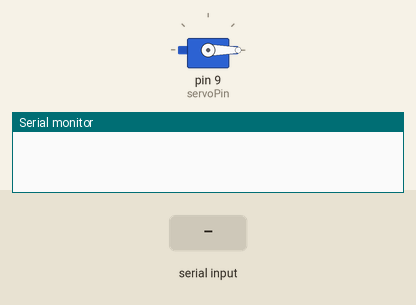
Recording of a sketch running on a simulated Arduino Uno, built with avr-gcc and run on an emulated ATmega328P. Parts: servo, the last lines printed to the serial monitor. The inputs (shaded band) are chosen by the test bench.

Above: at 1.2 s.
1.3 s: "1\n" received over Serial
At 2.5 s:
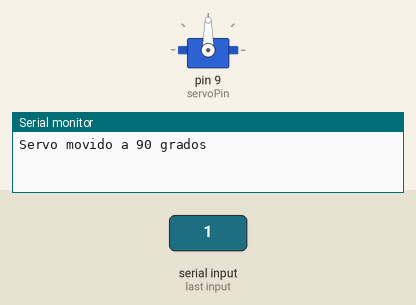
2.8 s: "90,45\n" received over Serial
Timing chart, 0 to 5.8 s (numbered marks = the images above; inputs shaded):
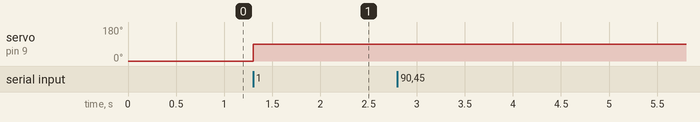

Measured:
- after the input at 1.3 s, servo on pin 9 (servoPin): 0° → 90° at once

The sketch:

arduino.ino
```cpp
#include <Servo.h>

const int servoPin = 9;  // Pin para el servo
Servo myServo;

bool atZero = true;  // Variable para rastrear la posición del servo

void setup() {
  Serial.begin(9600);
  myServo.attach(servoPin);
  myServo.write(0);  // Inicialmente en 0 grados
}

void loop() {
  if (Serial.available()) {
    String commandStr = Serial.readStringUntil('\n');
    int command = commandStr.toInt();  // Convertir el comando recibido a entero

    if (command == 1) {
      if (atZero) {
        myServo.write(90);  // Mover el servo a 90 grados
        Serial.println("Servo movido a 90 grados");
        atZero = false;
      } else {
        myServo.write(0);   // Mover el servo a 0 grados
        Serial.println("Servo movido a 0 grados");
        atZero = true;
      }
    } else {
      Serial.println("Comando no válido. Envíe 1.");
    }
  }
}
```
